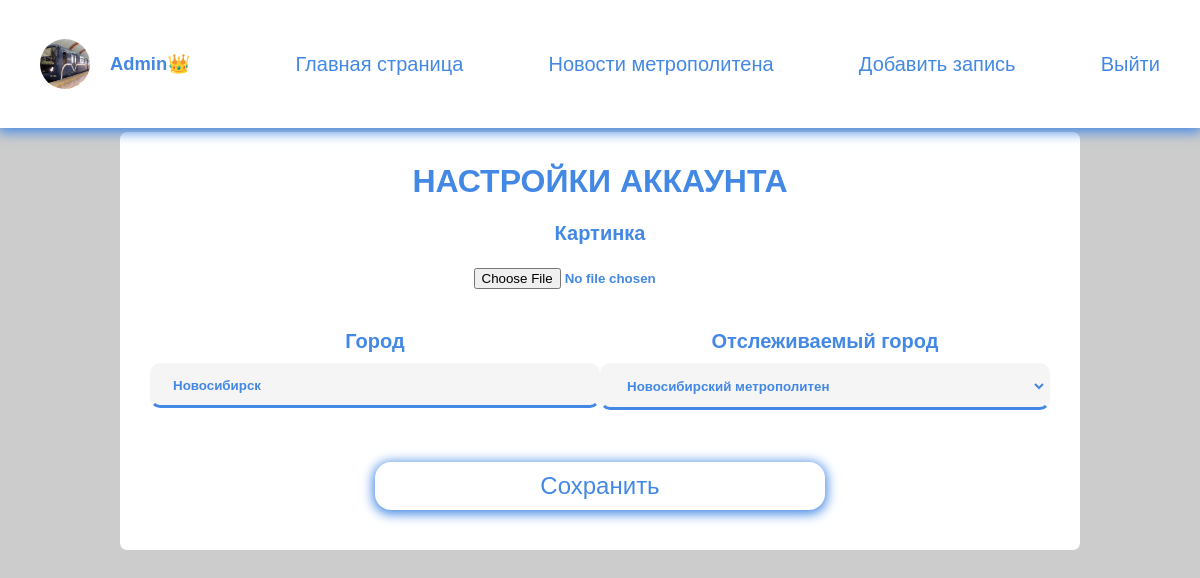
The app's page /users/profile/3/edit (signed in) with its own data.
### users/models.py (models this page shows, shortened)
class Profile(AbstractBaseUser, PermissionsMixin):
    username = models.CharField(max_length=150, unique=True, blank=False)
    city = models.CharField(max_length=150, blank=True)
    email = models.EmailField(_('email_address'), unique=True, max_length=200)
    date_joined = models.DateTimeField(default=timezone.now)
    is_staff = models.BooleanField(default=False)
    is_active = models.BooleanField(default=True)
    image = models.ImageField(upload_to='avatars/%Y/%M/%D', default='avatars/avatar.jpg', blank=True)
    tracked_city = models.ForeignKey(City, on_delete=models.PROTECT, blank=True, null=True,
                                     verbose_name='Отслеживаемый метрополитен')
    USERNAME_FIELD = 'username'
    REQUIRED_FIELDS = []
    objects = CustomUserManager()

### users/views.py (the view, shortened to what this page needs)
# urls.py: path('profile/<str:profile_pk>/edit', EditUser.as_view(), name='user_profile_edit'),
class EditUser(LoginRequiredMixin, DataMixin, UpdateView):
    model = Profile
    template_name = 'user/user_edit_form.html'
    pk_url_kwarg = 'profile_pk'
    form_class = EditingUserForm
    def get_context_data(self, **kwargs):
        context = super().get_context_data(**kwargs)
        if self.request.user.is_authenticated:
            context['post_user_count'] = Blog.objects.filter(owner=self.request.user).count
        context['form'] = EditingUserForm(instance=self.request.user)
        c_def = self.get_user_context(title='Настройки аккаунта')
        return dict(list(context.items()) + list(c_def.items()))

### users/forms.py
class EditingUserForm(UserChangeForm):
    image = forms.ImageField(label='Аватарка', widget=forms.FileInput(attrs={'class': 'form-file-input'}))
    class Meta:
        model = Profile
        fields = ['image', 'city', 'tracked_city']
        exclude = ('password',)
    def __init__(self, *args, **kwargs):
        super().__init__(*args, **kwargs)
        for name, field in self.fields.items():
            field.widget.attrs.update({'class': 'form-input'})
        self.fields['image'].required = False
        self.fields['city'].required = False
        self.fields['tracked_city'].required = False

### main_page/utils.py (called while the page is built)
    @staticmethod
    def get_user_context(**kwargs):
        context = kwargs
        context['menu'] = menu
        context['submenu_editor'] = submenu_editor
        context['cats'] = cats
        return context

### metro_wiki/models.py (called while the page is built)
    def __str__(self):
        return self.title

### users/templates/user/user_edit_form.html (shortened to what this page needs)
{% extends 'main_page/base.html' %}
{% block content %}
<main class="content">
    <div class="wrap">
        <h1>{{ title }}</h1>
        <form class="form-style" method="post" enctype="multipart/form-data">
            <div class="w-100 file_wrap">
                <label for="{{ form.image.id_for_label }}" class="form-label">Картинка</label>
                {{ form.image }}
            </div>
            <p class="w-50">
                <label for="{{ form.city.id_for_label }}" class="form-label">Город</label>
                {{ form.city }}
            </p>
            <p class="w-50">
                <label for="{{ form.tracked_city.id_for_label }}" class="form-label">Отслеживаемый город</label>
                {{ form.tracked_city }}
            </p>
            <button class="w-50 m-30">Сохранить</button>
        </form>
    </div>
</main>
{% endblock %}

### main_page/templates/main_page/navbar.html (shortened to what this page needs)
{% load static %}
<header class="menu">
    <section class="wrap_navbar">
        <ul class="navbar">
            {% if request.user.is_authenticated %}
            <li class="logo">
                <a href="{% url 'user' %}">
                    <img src="{{ request.user.image.url }}" alt="{{ request.user.username }}" class="avatar">
                    <p>{{ request.user.username }}{% if request.user.is_staff %}👑{% endif %}</p>
                </a>
            </li>
            {% else %}
            <li class="logo"><a href="{% url 'main' %}">MetroPedia</a></li>
            {% endif %}
            {% for m in menu %}
            <li><a href="{% url m.url_name %}">{{ m.title }}</a></li>
            {% endfor %}
            {% if request.user.is_staff %}
            <li><p class="p-as-a">Добавить запись</p>
            </li>
            {% elif request.user.is_authenticated %}
            <li><a href="{% url 'add_post' %}">Предложить новость</a></li>
            {% endif %}
            {% if request.user.is_authenticated %}
            <li><a href="{% url 'logout' %}">Выйти</a></li>
            {% else %}
            <li>
                <a href="{% url 'register' %}">Регистрация</a> |
                <a href="{% url 'login' %}">Войти</a>
            </li>
            {% endif %}
        </ul>
    </section>
</header>

### main_page/static/style/base.css (style rules this page uses)
*, *::before, *::after { box-sizing: border-box; }
body { margin: 0; padding: 0; font-family: Arial, Helvetica, sans-serif; background-color: #ccc; }
main { margin-top: 132px; }
ul { list-style: none; padding: 0; padding-bottom: 40px; }
button { border-radius: 16px; box-shadow: 0px 2px 12px 2px #4388e4; padding: 10px 40px; font-size: 24px; border: 0; margin-top: 0; background: transparent; border: none; color: #4388e4; }
a { text-decoration: none; }
h1 { text-align: center; }
h1, h2, h4 { color: #4388e4; text-transform: uppercase; }
p { line-height: 1.4; font-size: 0.92em; }
option { font-size: 16px; font-weight: bold; }

### main_page/static/style/wrap.css (style rules this page uses)
.wrap_navbar { max-width: 1250px; margin: 0 auto; padding: 10px 30px; }
.wrap { max-width: 80%; margin: 0 auto; padding: 10px 30px; background-color: #fff; border-radius: 7px; }
.content .wrap { display: flex; flex-direction: row; flex-wrap: wrap; align-items: stretch; justify-content: space-evenly; }
.file_wrap { display: flex; flex-direction: column; }

### main_page/static/style/navbar.css (style rules this page uses)
.menu { position: fixed; z-index: 999; width: 100%; top: 0px; background: #ffffff; box-shadow: 0px 2px 12px 2px #4388e4;; }
.menu ul { display: flex; justify-content: space-between; align-items: center; font-size: 20px; padding-bottom: 0; }
.menu .logo { color: #4388e4; }
.logo a { display: flex !important; align-items: center; }
.logo a p { margin: 0 20px; font-weight: bold; }
.menu a { color: #4388e4; }
.avatar { object-fit: cover; width: 50px; height: 50px; border-radius: 50%; }
.navbar li { text-align: center; display: flex }
.navbar a { padding: 0 10px; display: block; transition: .4s ease-in-out; }
@media (min-width: 600px) { .navbar>li { position: relative; } }
@media (min-width: 600px) { .navbar>li:after { position: absolute; right: 0; width: 1px; height: 12px; top: 24px; box-shadow: 4px -2px 0 #d2d2d2; transform: rotate(30deg); } }
@media (min-width: 600px) { .navbar>li:last-child:after { background: none; box-shadow: none; } }
.p-as-a { padding: 0 10px; font-size: 20px; display: block; transition: .4s ease-in-out; color: #4388e4; }

### main_page/static/style/forms.css (style rules this page uses)
.form-style { width: 100%; display: flex; flex-direction: row; flex-wrap: wrap; justify-content: center; }
p label, .file_wrap label { display: block; width: 100%; font-size: 20px; font-weight: bold; color: #4388e4; overflow: hidden; white-space: nowrap; text-overflow: ellipsis; text-align: center; }
.form-input { width: 100%; border: 3px solid transparent; border-bottom: 3px solid #4388e4; border-radius: 10px; padding: 12px 20px; margin: 8px 0; outline: none; background-color: #F5F5F5; color: #4388e4; font-weight: bold; }
.form-input[type="file"] { width: fit-content; margin: 8px auto; background-color: transparent; border-bottom: 3px solid transparent; }
#id_trains, #id_city, #id_lines { display: flex; flex-wrap: wrap; justify-content: space-around; }

### main_page/static/style/technical.css (style rules this page uses)
.w-50 { width: 50%; }
.w-100 { width: 100%; }
.m-30 { margin: 30px; }

### records on screen
Profile: user.image (picture), user.username "Admin", city "Новосибирск", tracked_city "Новосибирский метрополитен"

### other values on screen
{{ m.title }} "Главная страница" "Новости метрополитена"
{{ title }} "НАСТРОЙКИ АККАУНТА"
